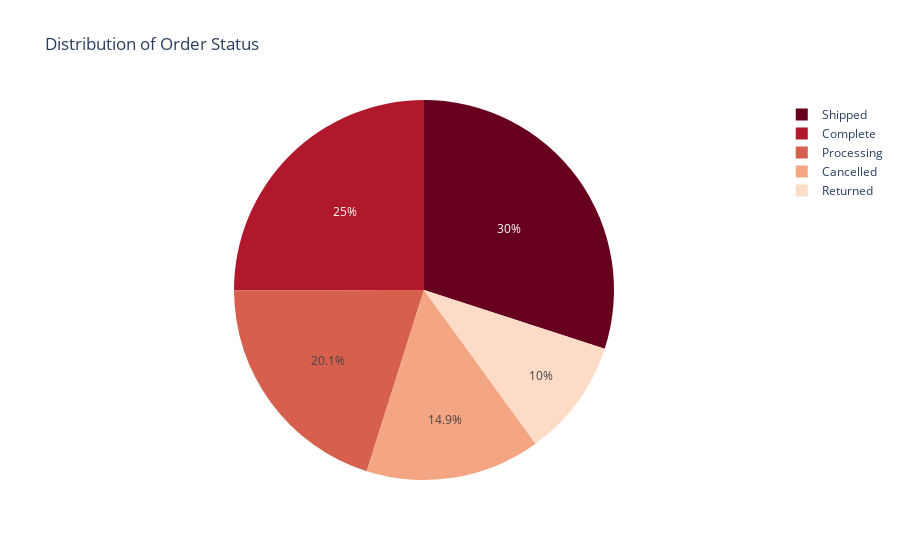

Notebook cell for this chart:
### Markdown cell above
### Distribution of Order Status:

### Code cell
import plotly.express as px

# Count occurrences of each order status
status_counts = orders['status'].value_counts()

# Create a pie chart using Plotly Express
fig = px.pie(values=status_counts.values, names=status_counts.index, title='Distribution of Order Status', color_discrete_sequence=px.colors.sequential.RdBu)
fig.show()

### Figure 1 — Plotly figure (JSON) as saved in the notebook; plotly's stock layout.template omitted (floating-point values rounded to 4 significant figures)
{"data": [{"domain": {"x": [0, 1], "y": [0, 1]}, "hovertemplate": "label=%{label}<br>value=%{value}<extra></extra>", "labels": ["Shipped", "Complete", "Processing", "Cancelled", "Returned"], "legendgroup": "", "name": "", "showlegend": true, "type": "pie", "values": [37577, 31354, 25156, 18609, 12530]}], "layout": {"legend": {"tracegroupgap": 0}, "piecolorway": ["rgb(103,0,31)", "rgb(178,24,43)", "rgb(214,96,77)", "rgb(244,165,130)", "rgb(253,219,199)", "rgb(247,247,247)", "rgb(209,229,240)", "rgb(146,197,222)", "rgb(67,147,195)", "rgb(33,102,172)", "rgb(5,48,97)"], "title": {"text": "Distribution of Order Status"}}}
